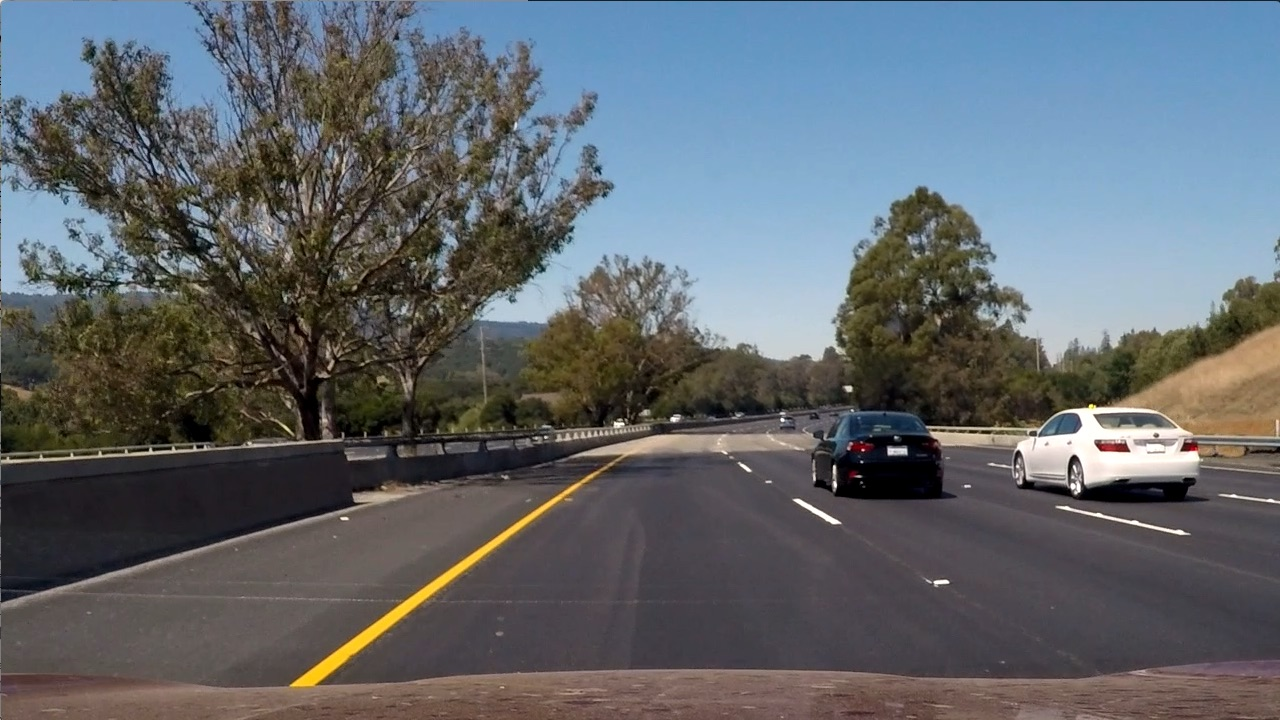
#> input picture CarND/term1/CarND-Advanced-Lane-Lines/test_images/test6.jpg, 1280 x 720 px
$ python project_pipeline.py   (older library calls are emulated)
#> lines starting #> are read from the running program, lines starting #| are printed output that depends on the picture
import numpy as np
import cv2
import glob
import matplotlib.pyplot as plt
import os
import pickle
import copy
from moviepy.editor import VideoFileClip
from IPython.display import HTML

# Constants
LANE_WIDTH = 3.70 # lane with in meters
INTER_FRAME_WINDOW = 7 # the number of frame to average lane parameters from

# and Global variables
prev_left_fit = None
prev_right_fit = None

def calibrate_camera(filename='calibration.pickle', display_test=False, display_corners=False):
    """Routine to extract camera calibration and distortion parameters."""
#> called with filename = 'calibration.pickle', display_test = False, display_corners = False
    # prepare object points, like (0,0,0), (1,0,0), (2,0,0) ....,(6,5,0)
    if os.path.exists(filename):
        with open(filename,'rb') as file:
#> (reads CarND/term1/CarND-Advanced-Lane-Lines/calibration.pickle from the repository)
            object = pickle.load(file)
            mtx = object['camera_mtx']
            dist = object['distortion']
    else:
        n_rows = 6
        n_columns = 9
        objp = np.zeros((n_rows*n_columns,3), np.float32)
        objp[:,:2] = np.mgrid[0:n_columns,0:n_rows].T.reshape(-1,2)
        # Arrays to store object points and image points from all the images.
        objpoints = [] # 3d points in real world space
        imgpoints = [] # 2d points in image plane.

        # Make a list of calibration images
        images = glob.glob('./camera_cal/calibration*.jpg')
        gray = 0
        # Step through the list and search for chessboard corners
        for fname in images:
            img = cv2.imread(fname)
            gray = cv2.cvtColor(img,cv2.COLOR_BGR2GRAY)
            # Find the chessboard corners
            ret, corners = cv2.findChessboardCorners(gray, (n_columns,n_rows),None)
            # If found, add object points, image points
            if ret == True:
                objpoints.append(objp)
                imgpoints.append(corners)
                if display_corners:
                    # Draw and display the corners
                    img = cv2.drawChessboardCorners(img, (n_columns,n_rows), corners, ret)
                    cv2.imshow('img',img)
                    cv2.waitKey(27)

        if display_corners:
            cv2.destroyAllWindows()
        print('Using {} views of chessboard for camera calibration'.format(len(objpoints)))
        ret, mtx, dist, rvecs, tvecs = cv2.calibrateCamera(objpoints, imgpoints, gray.shape[::-1], None, None)
        # loading a test distorted image to show how we can undistort artifactes after computing calibation parameters
        if not ret:
            return None
        else:
            with open(filename,'wb') as file:
                object = {}
                object['camera_mtx'] = mtx
                object['distortion'] = dist
                pickle.dump(object,file)

    if display_test:
        test_img = cv2.imread('./camera_cal/calibration1.jpg')
        test_img = cv2.cvtColor(test_img, cv2.COLOR_BGR2RGB)
        undistorted = cv2.undistort(test_img, mtx, dist, None, mtx)
        f, (ax1, ax2) = plt.subplots(1, 2, figsize=(24, 9))
        f.tight_layout()
        ax1.imshow(test_img)
        ax1.set_title('Original Image', fontsize=50)
        ax2.imshow(undistorted)
        ax2.set_title('Undistorted Image', fontsize=50)
        plt.subplots_adjust(left=0., right=1, top=0.9, bottom=0.)


    return mtx, dist

def threshold_image(image, display_color=False):
    """Threshold image using S-channel of HLS and magnitude of gradient."""
    if type(image) is str:
        image = cv2.imread(image)
        # for debuggin puporses converting it to RGB
        image = cv2.cvtColor(image, cv2.COLOR_BGR2RGB)

    # as well as getting gray and HLS
    hls = cv2.cvtColor(image, cv2.COLOR_RGB2HLS)
    gray = cv2.cvtColor(image, cv2.COLOR_RGB2GRAY)
    R = image[:,:,0]
    H = hls[:,:,0]
    L = hls[:,:,1]
    S = hls[:,:,2]

    thresh = (200, 255)
    binary_r = np.zeros_like(R)
    binary_r[(R > thresh[0]) & (R <= thresh[1])] = 1

    thresh = (170, 255)
    binary_s = np.zeros_like(S)
    binary_s[(S > thresh[0]) & (S <= thresh[1])] = 1

    thresh = (15, 100)
    binary_h = np.zeros_like(H)
    binary_h[(H > thresh[0]) & (H <= thresh[1])] = 1

    # Sobel x
    sobelx = cv2.Sobel(gray, cv2.CV_64F, 1, 0) # Take the derivative in x
    abs_sobelx = np.absolute(sobelx) # Absolute x derivative to accentuate lines away
    scaled_sobel = np.uint8(255*abs_sobelx/np.max(abs_sobelx))

    # Threshold x gradient
    thresh_min = 20
    thresh_max = 100
    sxbinary = np.zeros_like(scaled_sobel)
    sxbinary[(scaled_sobel >= thresh_min) & (scaled_sobel <= thresh_max)] = 1

    # Combine the two binary thresholds
    combined_binary = np.zeros_like(sxbinary)
    combined_binary[(binary_s == 1) | (sxbinary == 1)] = 1

    if display_color:
        # Stack each channel
        # Note color_binary[:, :, 0] is all 0s, effectively an all black image. It might
        # be beneficial to replace this channel with something else.
        color_binary = np.dstack(( np.zeros_like(sxbinary), sxbinary, binary_s))*255
        return combined_binary, color_binary
    else:
        return combined_binary


def get_transform_params():
    # since the images are supplied in a single resolution I hardcoded the values for
    # perspective transform
    src_points = np.float32([[580, 460], [203, 720], [1127, 720], [705, 460]])
    dst_points = np.float32([[320, 0], [320, 720], [960, 720], [960, 0]])
    #src_points = np.float32([[605, 445], [203, 720], [1127, 720], [675, 445]])
    #dst_points = np.float32([[320, 0], [320, 720], [960, 720], [960, 0]])
    M = cv2.getPerspectiveTransform(src_points, dst_points)
    M_inv = cv2.getPerspectiveTransform(dst_points, src_points)
    return M, M_inv

def make_perspective_transform(image, camera_matrix, dist_coeff, M, display_polygon=False):
    """Transform a perspective image into a birds-eye-view image."""

    if type(image) is str:
        image = cv2.imread(image)
        image = cv2.cvtColor(image, cv2.COLOR_BGR2RGB)

    # rectifying the original image
    undistorted_img = cv2.undistort(image, camera_matrix, dist_coeff, None, camera_matrix)
    img_size = (undistorted_img.shape[1], undistorted_img.shape[0])
    # and calculating apprpriate perspective transform from source points to dest points
    warped = cv2.warpPerspective(undistorted_img, M, img_size)

    if display_polygon:
        src_points = np.float32([[580, 460], [203, 720], [1127, 720], [705, 460]])
        dst_points = np.float32([[320, 0], [320, 720], [960, 720], [960, 0]])
        warped_clone = copy.deepcopy(warped)
        cv2.fillPoly(warped_clone, np.int_([dst_points]), (0,255, 0))
        warped = cv2.addWeighted(warped, 1, warped_clone, 0.3, 0)
        undistored_clone = copy.deepcopy(undistorted_img)
        cv2.fillPoly(undistored_clone, np.int_([src_points]), (0,255, 0))
        result = cv2.addWeighted(undistorted_img, 1, undistored_clone, 0.3, 0)
        return warped, result
    return warped


def warp_thresholded(image, camera_mtx, dist_coeff, M):
    """Thresholds a color-image using S-of-HLS channel and magnitude of gradient"""

    binary_image = threshold_image(image)
    binary_warped = make_perspective_transform(binary_image, camera_mtx, dist_coeff, M)
    return binary_warped

def draw_lanes(image, camera_mtx, dist_coeff, M_inv, pts_left, pts_right, lane_pts_left, lane_pts_right):
    # Create an image to draw the lines on
    color_warp = np.zeros_like(image, dtype=np.uint8)
    undist = cv2.undistort(image, camera_mtx, dist_coeff, None, camera_mtx)
    # Recast the x and y points into usable format for cv2.fillPoly()
    pts_right = np.flipud(pts_right) # flipping top and bottom sides
    pts = np.concatenate((pts_left, pts_right))

    # Draw the lane onto the warped blank image
    #color_warp[lane_pts_left[:,1], lane_pts_left[:,0],:]=(255,0,0)
    #color_warp[lane_pts_right[:,1], lane_pts_right[:,0], :]=(0,0,255)
    color_warp = cv2.polylines(color_warp, [pts_left], False, [255,0,0], 15)
    color_warp = cv2.polylines(color_warp, [pts_right], False, [0,0,255], 15)
    color_warp = cv2.fillPoly(color_warp, np.int_([pts]), (0,255, 0))

    # Warp the blank back to original image space using inverse perspective matrix (Minv)
    newwarp = cv2.warpPerspective(color_warp, M_inv, (image.shape[1], image.shape[0]))
    # Combine the result with the original image
    result = cv2.addWeighted(undist, 1, newwarp, 0.3, 0)
    return result


def calculate_curvature(ploty, leftx, rightx, avg_distance_btw_lanes):
    """Calculates curvature of lane-lines closest to the ego-vehicle"""

    # Define y-value where we want radius of curvature
    # I'll choose the maximum y-value, corresponding to the bottom of the image
    y_eval = np.max(ploty)

    # Define conversions in x and y from pixels space to meters
    ym_per_pix = 30/720 # meters per pixel in y dimension
    xm_per_pix = 3.7/avg_distance_btw_lanes # meters per pixel in x dimension - average distance between lanes is 3.7

    # Fit new polynomials to x,y in world space
    left_fit_cr = np.polyfit(ploty*ym_per_pix, leftx*xm_per_pix, 2)
    right_fit_cr = np.polyfit(ploty*ym_per_pix, rightx*xm_per_pix, 2)
    # Calculate the new radii of curvature
    left_curverad = ((1 + (2*left_fit_cr[0]*y_eval*ym_per_pix + left_fit_cr[1])**2)**1.5) / np.absolute(2*left_fit_cr[0])
    right_curverad = ((1 + (2*right_fit_cr[0]*y_eval*ym_per_pix + right_fit_cr[1])**2)**1.5) / np.absolute(2*right_fit_cr[0])
    # Now our radius of curvature is in meters
    radius = (left_curverad + right_curverad)//2

    return radius


def fit_lanes(nonzerox, nonzeroy, left_lane_inds, right_lane_inds, binary_warped, midpoint):
    """Extracts position of left and right lane pixels and parameters of fitted lines.

    The method is used by both find_lanes_from_scratch() and find_lanes_continue()
    """
    # Extract left and right line pixel positions
    leftx = nonzerox[left_lane_inds]
    lefty = nonzeroy[left_lane_inds]
    rightx = nonzerox[right_lane_inds]
    righty = nonzeroy[right_lane_inds]

    # Fit a second order polynomial to each
    left_fit = np.polyfit(lefty, leftx, 2)
    right_fit = np.polyfit(righty, rightx, 2)

    # Generatign lane coordinates in birds eye view
    ploty = np.linspace(0, binary_warped.shape[0]-1, binary_warped.shape[0] )
    left_fitx = left_fit[0]*ploty**2 + left_fit[1]*ploty + left_fit[2]
    right_fitx = right_fit[0]*ploty**2 + right_fit[1]*ploty + right_fit[2]

    # Obtaining statistics on the lane
    fit_diff = right_fitx - left_fitx # correspnding distance between left and right lane pixels
    avg_distance_btw_lanes = np.mean(fit_diff) # average lane width in pixels
    midpoint_btw_lanes = (right_fitx[-1]+left_fitx[-1])/2 # central line in the ego lane

    distance_from_center = - (midpoint - midpoint_btw_lanes) # ego distance from central line in ego lane in pixels
    distance_from_center_normalized = distance_from_center/avg_distance_btw_lanes # now, normalized by the lane width
    distance_from_center_metric = distance_from_center_normalized*LANE_WIDTH # ego distance from the central line in metric units

    pts_left = np.concatenate((np.int32([left_fitx]),np.int32([ploty])), axis=0)
    pts_left = np.transpose(pts_left)
    pts_right = np.concatenate((np.int32([right_fitx]),np.int32([ploty])), axis=0)
    pts_right = np.transpose(pts_right)

    # Extract left and right line pixel positions
    lane_pts_left = np.concatenate((np.int_([leftx]),np.int_([lefty])), axis=0)
    lane_pts_left = np.transpose(lane_pts_left)
    lane_pts_right = np.concatenate((np.int_([rightx]),np.int_([righty])), axis=0)
    lane_pts_right = np.transpose(lane_pts_right)

    # calculating curvature
    radius = calculate_curvature(ploty, left_fitx, right_fitx, avg_distance_btw_lanes)

    return left_fit, right_fit, pts_left, pts_right, lane_pts_left, lane_pts_right, avg_distance_btw_lanes, distance_from_center_metric, radius


def display_lane(image,
                 out_img,
                 nonzerox,
                 nonzeroy,
                 left_lane_inds,
                 right_lane_inds,
                 pts_left,
                 pts_right,
                 lane_pts_left,
                 lane_pts_right,
                 distance_from_center_metric,
                 radius,
                 camera_mtx,
                 dist_coeff,
                 M_inv):
    # Generate x and y values for plotting
    out_img[nonzeroy[left_lane_inds], nonzerox[left_lane_inds]] = [255, 0, 0]
    out_img[nonzeroy[right_lane_inds], nonzerox[right_lane_inds]] = [0, 0, 255]
    out_img = cv2.polylines(out_img, [pts_left], False, [255,255,255], 5)
    out_img = cv2.polylines(out_img, [pts_right], False, [255,255,255], 5)
    if type(image) is str:
        image = cv2.imread(image)
        image = cv2.cvtColor(image, cv2.COLOR_BGR2RGB)

    out_img_original = draw_lanes(image, camera_mtx, dist_coeff, M_inv, pts_left, pts_right, lane_pts_left, lane_pts_right)
    #drawing curvature and center position
    font = cv2.FONT_HERSHEY_SIMPLEX
    cv2.putText(out_img_original,'Distance from center: {0:.2f} m'.format(distance_from_center_metric),(30,30), font, 1,(255,0,0),2,cv2.LINE_AA)
    cv2.putText(out_img_original,'Curvature radius: {} m'.format(radius),(640,30), font, 1,(255,0,0),2,cv2.LINE_AA)
    return out_img_original, out_img


def find_lanes_from_scratch(image, camera_mtx, dist_coeff, M, M_inv, display=False):
    """Finds exact ego-lanes for the vehicles"""

    binary_warped = warp_thresholded(image, camera_mtx, dist_coeff, M)
#> in threshold_image, image is the input picture: shape (720, 1280, 3); mean B, G, R 107.9, 102.6, 97
#> in threshold_image, `sobelx = cv2.Sobel(gray, cv2.CV_64F, 1, 0)`:
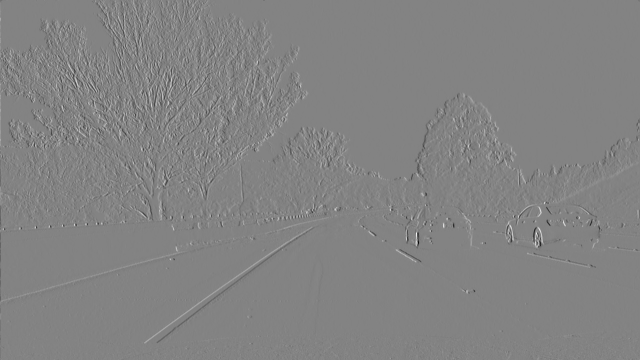
#> sobelx: shape (720, 1280) float64 (shown at 1/2 size); min -859, max 812, mean 0.1; drawn with min black and max white
    histogram = np.sum(binary_warped[binary_warped.shape[0]//2:,:], axis=0)
    if display:
        out_img = np.dstack((binary_warped, binary_warped, binary_warped))*255

    # Choose the number of sliding windows
    nwindows = 9
    # Set height of windows
    window_height = np.int(binary_warped.shape[0]/nwindows)
    # Identify the x and y positions of all nonzero pixels in the image
    nonzero = binary_warped.nonzero()
    nonzeroy = np.array(nonzero[0])
    nonzerox = np.array(nonzero[1])

    # Set the width of the windows +/- margin
    margin = 100
    # Set minimum number of pixels found to recenter window
    minpix = 50
    # Create empty lists to receive left and right lane pixel indices
    left_lane_inds = []
    right_lane_inds = []
    # Find the peak of the left and right halves of the histogram
    # These will be the starting point for the left and right lines
    midpoint = np.int(histogram.shape[0]/2)
    leftx_base = np.argmax(histogram[:midpoint])
    rightx_base = np.argmax(histogram[midpoint:]) + midpoint

    # Current positions to be updated for each window
    leftx_current = leftx_base
    rightx_current = rightx_base

    # Step through the windows one by one
    for window in range(nwindows):
        # Identify window boundaries in x and y (and right and left)
        win_y_low = binary_warped.shape[0] - (window+1)*window_height
        win_y_high = binary_warped.shape[0] - window*window_height
        win_xleft_low = leftx_current - margin
        win_xleft_high = leftx_current + margin
        win_xright_low = rightx_current - margin
        win_xright_high = rightx_current + margin

        if display:
            # Draw the windows on the visualization image
            cv2.rectangle(out_img,(win_xleft_low,win_y_low),(win_xleft_high,win_y_high),(0,255,0), 2)
            cv2.rectangle(out_img,(win_xright_low,win_y_low),(win_xright_high,win_y_high),(0,255,0), 2)

        # Identify the nonzero pixels in x and y within the window
        good_left_inds = ((nonzeroy >= win_y_low) & (nonzeroy < win_y_high) & (nonzerox >= win_xleft_low) & (nonzerox < win_xleft_high)).nonzero()[0]
        good_right_inds = ((nonzeroy >= win_y_low) & (nonzeroy < win_y_high) & (nonzerox >= win_xright_low) & (nonzerox < win_xright_high)).nonzero()[0]
        # Append these indices to the lists
        left_lane_inds.append(good_left_inds)
        right_lane_inds.append(good_right_inds)
        # If you found > minpix pixels, recenter next window on their mean position
        if len(good_left_inds) > minpix:
            leftx_current = np.int(np.mean(nonzerox[good_left_inds]))
        if len(good_right_inds) > minpix:
            rightx_current = np.int(np.mean(nonzerox[good_right_inds]))
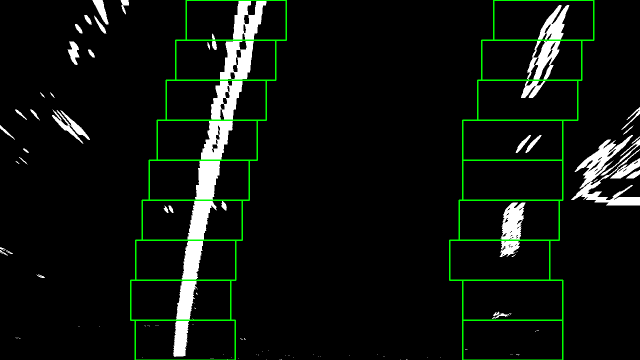
#> out_img: shape (720, 1280, 3) (shown at 1/2 size); mean of channels 0, 1, 2 13, 18.5, 13; drawn as B, G, R

    # Concatenate the arrays of indices
    left_lane_inds = np.concatenate(left_lane_inds)
    right_lane_inds = np.concatenate(right_lane_inds)

    left_fit, right_fit, pts_left, pts_right, lane_pts_left, lane_pts_right, avg_distance_btw_lanes, distance_from_center_metric, radius = \
        fit_lanes(nonzerox, nonzeroy, left_lane_inds, right_lane_inds, binary_warped, midpoint)

    if display:
        out_img_original, out_img = display_lane(image,
                                                 out_img,
                                                 nonzerox,
                                                 nonzeroy,
                                                 left_lane_inds,
                                                 right_lane_inds,
                                                 pts_left,
                                                 pts_right,
                                                 lane_pts_left,
                                                 lane_pts_right,
                                                 distance_from_center_metric,
                                                 radius,
                                                 camera_mtx,
                                                 dist_coeff,
                                                 M_inv)
#> in draw_lanes, `newwarp = cv2.warpPerspective(color_warp, M_inv, (image.shape[1], imag..`:
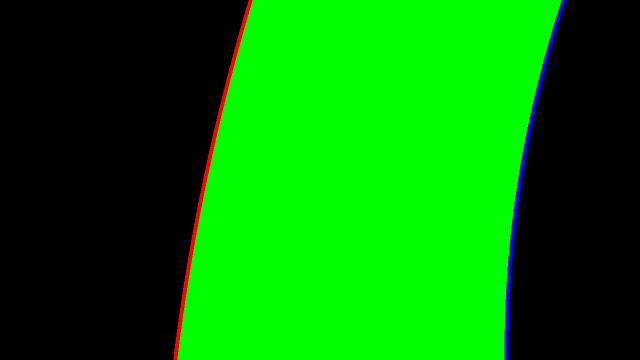
#> color_warp: shape (720, 1280, 3) (shown at 1/2 size); mean R, G, B 1.6, 124.9, 1.6
#> in display_lane, `cv2.putText(out_img_original,'Curvature radius: {} m'.format(radius),(..`:
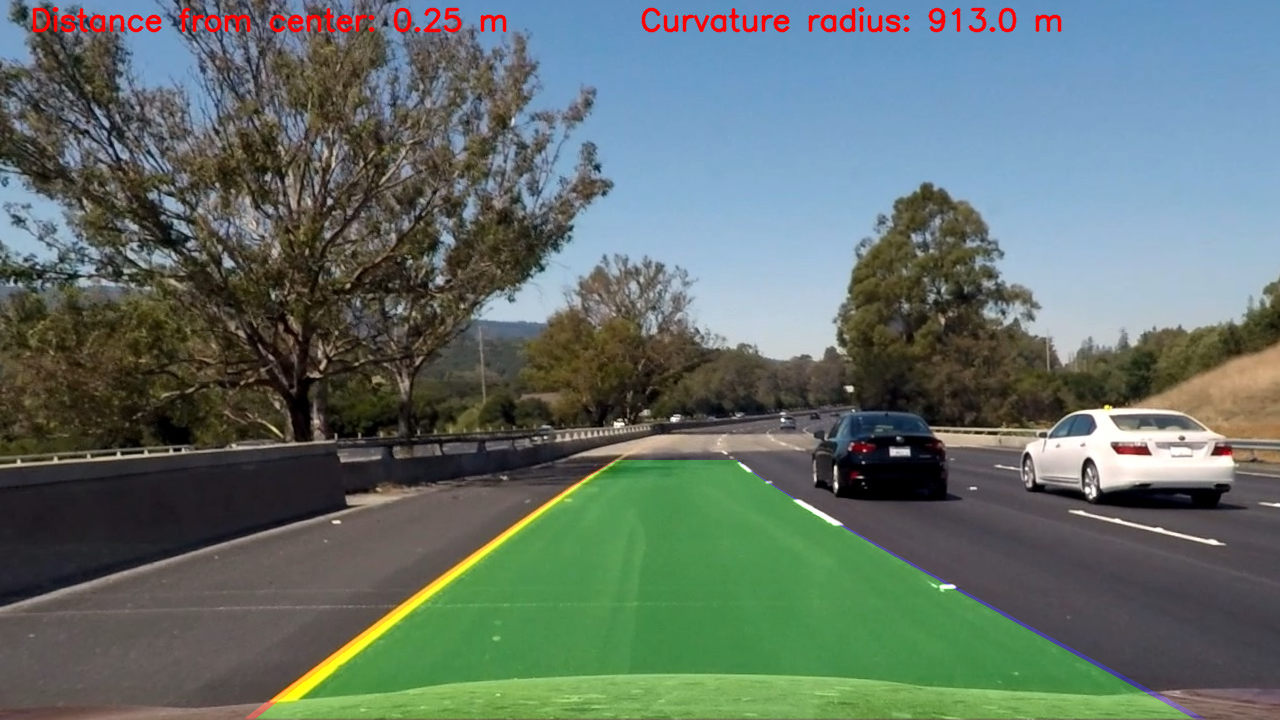
#> out_img_original: shape (720, 1280, 3); mean R, G, B 97.5, 111.9, 105.1
        return (left_fit, right_fit, pts_left, pts_right, avg_distance_btw_lanes, distance_from_center_metric,
                radius, out_img_original, out_img)
    else:
        return (left_fit, right_fit, pts_left, pts_right, avg_distance_btw_lanes, distance_from_center_metric, radius)


# [63 lines left out: functions find_lanes_continue, process_image, not called in this run]

camera_mtx, dist_coeff = calibrate_camera(display_test=False)
M,M_inv = get_transform_params()
#warped_image, display_img = make_perspective_transform('./test_images/straight_lines1.jpg', camera_mtx, dist_coeff, M, display_polygon=False)
#warped_image, display_img = make_perspective_transform('./test_images/test1.jpg', camera_mtx, dist_coeff, M, display_polygon=True)
#left_fit, right_fit, left_fitx, right_fitx, out_img = find_lanes_from_scratch('./test_images/straight_lines1.jpg', camera_mtx, dist_coeff, M, M_inv, display=True)
(left_fit, right_fit, pts_left, pts_right, avg_distance_btw_lanes, distance_from_center_metric,
                radius, out_img_original, out_img) = find_lanes_from_scratch('./test_images/test6.jpg', camera_mtx, dist_coeff, M, M_inv, display=True)
#> left_fit = [0.000123, -0.298, 505.7]; right_fit = [0.000234, -0.327, 1122.8]; pts_left = 720 pairs, first value 355 to 505, second value 0 to 719; pts_right = 720 pairs, first value 1008 to 1122, second value 0 to 719; avg_distance_btw_lanes = 625.8; distance_from_center_metric = 0.248; radius = 913

video_input = './project_video.mp4'
video_output = './project_video_output.mp4'
# [4 lines of commented-out code are left out]
#> (the run stopped early here; a loop or call above may not have finished)
